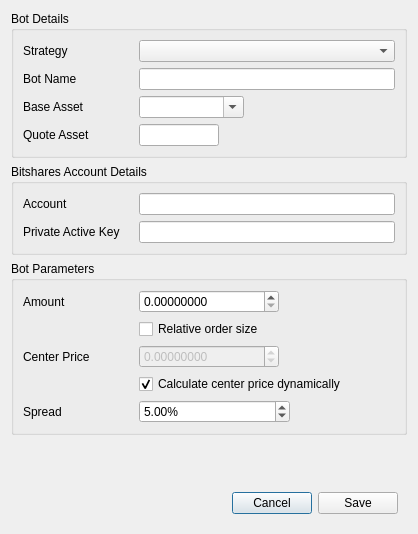
<?xml version="1.0" encoding="UTF-8"?>
<ui version="4.0">
 <class>Dialog</class>
 <widget class="QDialog" name="Dialog">
  <property name="geometry">
   <rect>
    <x>0</x>
    <y>0</y>
    <width>418</width>
    <height>534</height>
   </rect>
  </property>
  <property name="windowTitle">
   <string>DEXBot - Create Bot</string>
  </property>
  <property name="modal">
   <bool>true</bool>
  </property>
  <layout class="QGridLayout" name="gridLayout">
   <item row="4" column="0">
    <widget class="QWidget" name="widget" native="true">
     <property name="sizePolicy">
      <sizepolicy hsizetype="Preferred" vsizetype="Fixed">
       <horstretch>0</horstretch>
       <verstretch>0</verstretch>
      </sizepolicy>
     </property>
     <layout class="QHBoxLayout" name="horizontalLayout_2">
      <item>
       <spacer name="horizontalSpacer">
        <property name="orientation">
         <enum>Qt::Horizontal</enum>
        </property>
        <property name="sizeHint" stdset="0">
         <size>
          <width>179</width>
          <height>20</height>
         </size>
        </property>
       </spacer>
      </item>
      <item>
       <widget class="QPushButton" name="cancel_button">
        <property name="sizePolicy">
         <sizepolicy hsizetype="Fixed" vsizetype="Fixed">
          <horstretch>0</horstretch>
          <verstretch>0</verstretch>
         </sizepolicy>
        </property>
        <property name="cursor">
         <cursorShape>PointingHandCursor</cursorShape>
        </property>
        <property name="text">
         <string>Cancel</string>
        </property>
       </widget>
      </item>
      <item>
       <widget class="QPushButton" name="save_button">
        <property name="sizePolicy">
         <sizepolicy hsizetype="Fixed" vsizetype="Fixed">
          <horstretch>0</horstretch>
          <verstretch>0</verstretch>
         </sizepolicy>
        </property>
        <property name="cursor">
         <cursorShape>PointingHandCursor</cursorShape>
        </property>
        <property name="text">
         <string>Save</string>
        </property>
       </widget>
      </item>
     </layout>
    </widget>
   </item>
   <item row="3" column="0">
    <spacer name="verticalSpacer">
     <property name="orientation">
      <enum>Qt::Vertical</enum>
     </property>
     <property name="sizeHint" stdset="0">
      <size>
       <width>20</width>
       <height>40</height>
      </size>
     </property>
    </spacer>
   </item>
   <item row="1" column="0">
    <widget class="QGroupBox" name="groupBox_2">
     <property name="title">
      <string>Bitshares Account Details</string>
     </property>
     <layout class="QFormLayout" name="formLayout_2">
      <property name="rowWrapPolicy">
       <enum>QFormLayout::WrapLongRows</enum>
      </property>
      <item row="0" column="0">
       <widget class="QLabel" name="account_label">
        <property name="sizePolicy">
         <sizepolicy hsizetype="Fixed" vsizetype="Preferred">
          <horstretch>0</horstretch>
          <verstretch>0</verstretch>
         </sizepolicy>
        </property>
        <property name="minimumSize">
         <size>
          <width>110</width>
          <height>0</height>
         </size>
        </property>
        <property name="maximumSize">
         <size>
          <width>110</width>
          <height>16777215</height>
         </size>
        </property>
        <property name="text">
         <string>Account</string>
        </property>
        <property name="buddy">
         <cstring>account_input</cstring>
        </property>
       </widget>
      </item>
      <item row="0" column="1">
       <widget class="QLineEdit" name="account_input"/>
      </item>
      <item row="1" column="0">
       <widget class="QLabel" name="private_key_label">
        <property name="sizePolicy">
         <sizepolicy hsizetype="Fixed" vsizetype="Preferred">
          <horstretch>0</horstretch>
          <verstretch>0</verstretch>
         </sizepolicy>
        </property>
        <property name="minimumSize">
         <size>
          <width>110</width>
          <height>0</height>
         </size>
        </property>
        <property name="maximumSize">
         <size>
          <width>110</width>
          <height>16777215</height>
         </size>
        </property>
        <property name="text">
         <string>Private Active Key</string>
        </property>
        <property name="scaledContents">
         <bool>false</bool>
        </property>
        <property name="wordWrap">
         <bool>true</bool>
        </property>
        <property name="buddy">
         <cstring>private_key_input</cstring>
        </property>
       </widget>
      </item>
      <item row="1" column="1">
       <widget class="QLineEdit" name="private_key_input">
        <property name="sizePolicy">
         <sizepolicy hsizetype="Preferred" vsizetype="Fixed">
          <horstretch>0</horstretch>
          <verstretch>0</verstretch>
         </sizepolicy>
        </property>
        <property name="echoMode">
         <enum>QLineEdit::Password</enum>
        </property>
        <property name="clearButtonEnabled">
         <bool>false</bool>
        </property>
       </widget>
      </item>
     </layout>
    </widget>
   </item>
   <item row="2" column="0">
    <widget class="QGroupBox" name="groupBox_3">
     <property name="title">
      <string>Bot Parameters</string>
     </property>
     <layout class="QFormLayout" name="formLayout">
      <item row="0" column="0">
       <widget class="QLabel" name="amount_label">
        <property name="sizePolicy">
         <sizepolicy hsizetype="Maximum" vsizetype="Preferred">
          <horstretch>0</horstretch>
          <verstretch>0</verstretch>
         </sizepolicy>
        </property>
        <property name="minimumSize">
         <size>
          <width>110</width>
          <height>0</height>
         </size>
        </property>
        <property name="maximumSize">
         <size>
          <width>110</width>
          <height>16777215</height>
         </size>
        </property>
        <property name="text">
         <string>Amount</string>
        </property>
        <property name="buddy">
         <cstring>amount_input</cstring>
        </property>
       </widget>
      </item>
      <item row="0" column="1">
       <widget class="QDoubleSpinBox" name="amount_input">
        <property name="sizePolicy">
         <sizepolicy hsizetype="Fixed" vsizetype="Fixed">
          <horstretch>0</horstretch>
          <verstretch>0</verstretch>
         </sizepolicy>
        </property>
        <property name="minimumSize">
         <size>
          <width>140</width>
          <height>0</height>
         </size>
        </property>
        <property name="locale">
         <locale language="English" country="UnitedStates"/>
        </property>
        <property name="decimals">
         <number>8</number>
        </property>
        <property name="maximum">
         <double>1000000000.000000000000000</double>
        </property>
       </widget>
      </item>
      <item row="2" column="0">
       <widget class="QLabel" name="center_price_label">
        <property name="sizePolicy">
         <sizepolicy hsizetype="Maximum" vsizetype="Preferred">
          <horstretch>0</horstretch>
          <verstretch>0</verstretch>
         </sizepolicy>
        </property>
        <property name="minimumSize">
         <size>
          <width>110</width>
          <height>0</height>
         </size>
        </property>
        <property name="maximumSize">
         <size>
          <width>110</width>
          <height>16777215</height>
         </size>
        </property>
        <property name="text">
         <string>Center Price</string>
        </property>
        <property name="buddy">
         <cstring>center_price_input</cstring>
        </property>
       </widget>
      </item>
      <item row="2" column="1">
       <widget class="QDoubleSpinBox" name="center_price_input">
        <property name="enabled">
         <bool>false</bool>
        </property>
        <property name="sizePolicy">
         <sizepolicy hsizetype="Fixed" vsizetype="Fixed">
          <horstretch>0</horstretch>
          <verstretch>0</verstretch>
         </sizepolicy>
        </property>
        <property name="minimumSize">
         <size>
          <width>140</width>
          <height>0</height>
         </size>
        </property>
        <property name="locale">
         <locale language="English" country="UnitedStates"/>
        </property>
        <property name="accelerated">
         <bool>false</bool>
        </property>
        <property name="showGroupSeparator" stdset="0">
         <bool>false</bool>
        </property>
        <property name="decimals">
         <number>8</number>
        </property>
        <property name="minimum">
         <double>-999999999.998999953269958</double>
        </property>
        <property name="maximum">
         <double>999999999.998999953269958</double>
        </property>
       </widget>
      </item>
      <item row="3" column="1">
       <widget class="QCheckBox" name="center_price_dynamic_checkbox">
        <property name="text">
         <string>Calculate center price dynamically</string>
        </property>
        <property name="checked">
         <bool>true</bool>
        </property>
       </widget>
      </item>
      <item row="4" column="0">
       <widget class="QLabel" name="spread_label">
        <property name="sizePolicy">
         <sizepolicy hsizetype="Maximum" vsizetype="Preferred">
          <horstretch>0</horstretch>
          <verstretch>0</verstretch>
         </sizepolicy>
        </property>
        <property name="minimumSize">
         <size>
          <width>110</width>
          <height>0</height>
         </size>
        </property>
        <property name="maximumSize">
         <size>
          <width>110</width>
          <height>16777215</height>
         </size>
        </property>
        <property name="text">
         <string>Spread</string>
        </property>
        <property name="buddy">
         <cstring>spread_input</cstring>
        </property>
       </widget>
      </item>
      <item row="4" column="1">
       <widget class="QDoubleSpinBox" name="spread_input">
        <property name="sizePolicy">
         <sizepolicy hsizetype="Fixed" vsizetype="Fixed">
          <horstretch>0</horstretch>
          <verstretch>0</verstretch>
         </sizepolicy>
        </property>
        <property name="minimumSize">
         <size>
          <width>151</width>
          <height>0</height>
         </size>
        </property>
        <property name="locale">
         <locale language="English" country="UnitedStates"/>
        </property>
        <property name="suffix">
         <string>%</string>
        </property>
        <property name="maximum">
         <double>100000.000000000000000</double>
        </property>
        <property name="value">
         <double>5.000000000000000</double>
        </property>
       </widget>
      </item>
      <item row="1" column="1">
       <widget class="QCheckBox" name="relative_order_size_checkbox">
        <property name="text">
         <string>Relative order size</string>
        </property>
       </widget>
      </item>
     </layout>
    </widget>
   </item>
   <item row="0" column="0">
    <widget class="QGroupBox" name="groupBox">
     <property name="title">
      <string>Bot Details</string>
     </property>
     <layout class="QFormLayout" name="formLayout_3">
      <item row="0" column="0">
       <widget class="QLabel" name="strategy_label">
        <property name="minimumSize">
         <size>
          <width>110</width>
          <height>0</height>
         </size>
        </property>
        <property name="maximumSize">
         <size>
          <width>110</width>
          <height>16777215</height>
         </size>
        </property>
        <property name="text">
         <string>Strategy</string>
        </property>
        <property name="buddy">
         <cstring>strategy_input</cstring>
        </property>
       </widget>
      </item>
      <item row="0" column="1">
       <widget class="QComboBox" name="strategy_input">
        <property name="currentIndex">
         <number>-1</number>
        </property>
       </widget>
      </item>
      <item row="1" column="0">
       <widget class="QLabel" name="bot_name_label">
        <property name="minimumSize">
         <size>
          <width>110</width>
          <height>0</height>
         </size>
        </property>
        <property name="maximumSize">
         <size>
          <width>110</width>
          <height>16777215</height>
         </size>
        </property>
        <property name="text">
         <string>Bot Name</string>
        </property>
        <property name="buddy">
         <cstring>bot_name_input</cstring>
        </property>
       </widget>
      </item>
      <item row="1" column="1">
       <widget class="QLineEdit" name="bot_name_input"/>
      </item>
      <item row="2" column="0">
       <widget class="QLabel" name="base_asset_label">
        <property name="minimumSize">
         <size>
          <width>110</width>
          <height>0</height>
         </size>
        </property>
        <property name="maximumSize">
         <size>
          <width>110</width>
          <height>16777215</height>
         </size>
        </property>
        <property name="text">
         <string>Base Asset</string>
        </property>
       </widget>
      </item>
      <item row="3" column="0">
       <widget class="QLabel" name="quote_asset_label">
        <property name="minimumSize">
         <size>
          <width>110</width>
          <height>0</height>
         </size>
        </property>
        <property name="maximumSize">
         <size>
          <width>110</width>
          <height>16777215</height>
         </size>
        </property>
        <property name="text">
         <string>Quote Asset</string>
        </property>
        <property name="buddy">
         <cstring>quote_asset_input</cstring>
        </property>
       </widget>
      </item>
      <item row="3" column="1">
       <widget class="QLineEdit" name="quote_asset_input">
        <property name="sizePolicy">
         <sizepolicy hsizetype="Fixed" vsizetype="Fixed">
          <horstretch>0</horstretch>
          <verstretch>0</verstretch>
         </sizepolicy>
        </property>
        <property name="maximumSize">
         <size>
          <width>80</width>
          <height>16777215</height>
         </size>
        </property>
       </widget>
      </item>
      <item row="2" column="1">
       <widget class="QComboBox" name="base_asset_input">
        <property name="sizePolicy">
         <sizepolicy hsizetype="Fixed" vsizetype="Fixed">
          <horstretch>0</horstretch>
          <verstretch>0</verstretch>
         </sizepolicy>
        </property>
        <property name="minimumSize">
         <size>
          <width>105</width>
          <height>0</height>
         </size>
        </property>
        <property name="editable">
         <bool>true</bool>
        </property>
       </widget>
      </item>
     </layout>
    </widget>
   </item>
  </layout>
 </widget>
 <tabstops>
  <tabstop>strategy_input</tabstop>
  <tabstop>bot_name_input</tabstop>
  <tabstop>base_asset_input</tabstop>
  <tabstop>quote_asset_input</tabstop>
  <tabstop>account_input</tabstop>
  <tabstop>private_key_input</tabstop>
  <tabstop>amount_input</tabstop>
  <tabstop>center_price_input</tabstop>
  <tabstop>spread_input</tabstop>
  <tabstop>save_button</tabstop>
  <tabstop>cancel_button</tabstop>
 </tabstops>
 <resources/>
 <connections/>
</ui>
